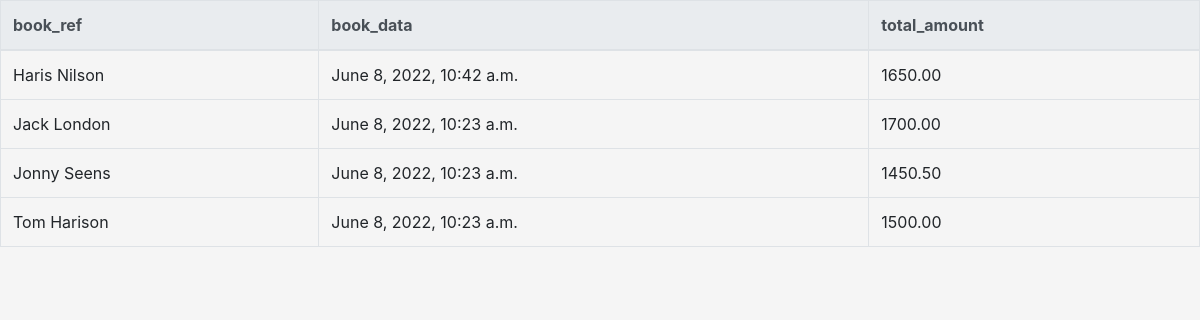
/aero/booking/, run on the app's committed database.
### aero/models.py (models this page shows, shortened)
class Booking(models.Model):
    book_ref = models.CharField(max_length=40, primary_key=True, unique=True, verbose_name='book_ref')
    book_data = models.DateTimeField(verbose_name='book_data')
    total_amount = models.DecimalField(max_digits=11, decimal_places=2, verbose_name='total_amount')

### aero/views.py (the view)
# urls.py: path('booking/', booking_index),
def booking_index(request):
    template = loader.get_template("booking/index.html")
    bookings = Booking.objects.order_by("book_ref")
    context = { 'bookings': bookings }
    return HttpResponse(template.render(context, request))

### aero/templates/booking/index.html (shortened to what this page needs)
<!DOCTYPE html>
<html>
	<head>
		<link rel="stylesheet" href="https://cdn.jsdelivr.net/npm/bootstrap@4.3.1/dist/css/bootstrap.min.css">
	</head>
	<body style="background: whitesmoke;">
	<table class="table table-bordered table-hover">
	  <thead class="thead-light">
	    <tr>
	      <th scope="col">book_ref</th>
	      <th scope="col">book_data</th>
	      <th scope="col">total_amount</th>
	    </tr>
	  </thead>
	  <tbody>
		{% for booking in bookings %}
	    <tr>
	      <td>{{booking.book_ref}}</td>
	      <td>{{booking.book_data}}</td>
	      <td>{{booking.total_amount}}</td>
	    </tr>
		{% endfor %}
	  </tbody>
	</table>
	</body>
</html>

### data on the page
Booking: book_ref "Haris Nilson", book_data "June 8, 2022, 10:42 a.m.", total_amount "1650.00"
Booking: book_ref "Jack London", book_data "June 8, 2022, 10:23 a.m.", total_amount "1700.00"
Booking: book_ref "Jonny Seens", book_data "June 8, 2022, 10:23 a.m.", total_amount "1450.50"
Booking: book_ref "Tom Harison", book_data "June 8, 2022, 10:23 a.m.", total_amount "1500.00"
